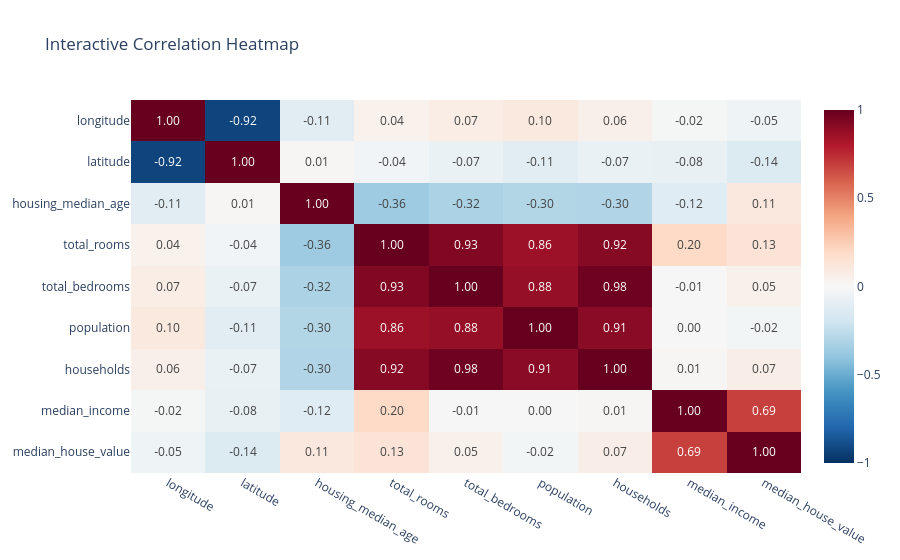

Source (notebook cell):
### Code cell
import plotly.express as px

# Calculate the correlation matrix first
corr_matrix = df[num_cols].corr()

# Create the interactive heatmap
fig = px.imshow(
    corr_matrix,
    text_auto=".2f",               # Equivalent to annot=True (rounds to 2 decimal places)
    aspect="auto",                 # Ensures the grid fits nicely in the viewing window
    color_continuous_scale="RdBu_r", # A diverging Red-Blue scale similar to "coolwarm"
    zmin=-1, zmax=1,               # Anchors the scale so 0 is exactly in the middle (equivalent to center=0)
    title="Interactive Correlation Heatmap"
)

# Display the plot
fig.show()

### Figure 1 — Plotly figure (JSON) as saved in the notebook; plotly's stock layout.template omitted (floating-point values rounded to 4 significant figures)
{"data": [{"coloraxis": "coloraxis", "hovertemplate": "x: %{x}<br>y: %{y}<br>color: %{z}<extra></extra>", "name": "0", "texttemplate": "%{z:.2f}", "type": "heatmap", "x": ["longitude", "latitude", "housing_median_age", "total_rooms", "total_bedrooms", "population", "households", "median_income", "median_house_value"], "xaxis": "x", "y": ["longitude", "latitude", "housing_median_age", "total_rooms", "total_bedrooms", "population", "households", "median_income", "median_house_value"], "yaxis": "y", "z": [[1.0, -0.9247, -0.1082, 0.04457, 0.06961, 0.09977, 0.05531, -0.01518, -0.04597], [-0.9247, 1.0, 0.01117, -0.0361, -0.06698, -0.1088, -0.07104, -0.07981, -0.1442], [-0.1082, 0.01117, 1.0, -0.3613, -0.3205, -0.2962, -0.3029, -0.119, 0.1056], [0.04457, -0.0361, -0.3613, 1.0, 0.9304, 0.8571, 0.9185, 0.198, 0.1342], [0.06961, -0.06698, -0.3205, 0.9304, 1.0, 0.8777, 0.9797, -0.007723, 0.04969], [0.09977, -0.1088, -0.2962, 0.8571, 0.8777, 1.0, 0.9072, 0.004834, -0.02465], [0.05531, -0.07104, -0.3029, 0.9185, 0.9797, 0.9072, 1.0, 0.01303, 0.06584], [-0.01518, -0.07981, -0.119, 0.198, -0.007723, 0.004834, 0.01303, 1.0, 0.6881], [-0.04597, -0.1442, 0.1056, 0.1342, 0.04969, -0.02465, 0.06584, 0.6881, 1.0]]}], "layout": {"coloraxis": {"cmax": 1, "cmin": -1, "colorscale": [[0, "rgb(5,48,97)"], [0.1, "rgb(33,102,172)"], [0.2, "rgb(67,147,195)"], [0.3, "rgb(146,197,222)"], [0.4, "rgb(209,229,240)"], [0.5, "rgb(247,247,247)"], [0.6, "rgb(253,219,199)"], [0.7, "rgb(244,165,130)"], [0.8, "rgb(214,96,77)"], [0.9, "rgb(178,24,43)"], [1, "rgb(103,0,31)"]]}, "title": {"text": "Interactive Correlation Heatmap"}, "xaxis": {"anchor": "y", "domain": [0, 1]}, "yaxis": {"anchor": "x", "autorange": "reversed", "domain": [0, 1]}}}
